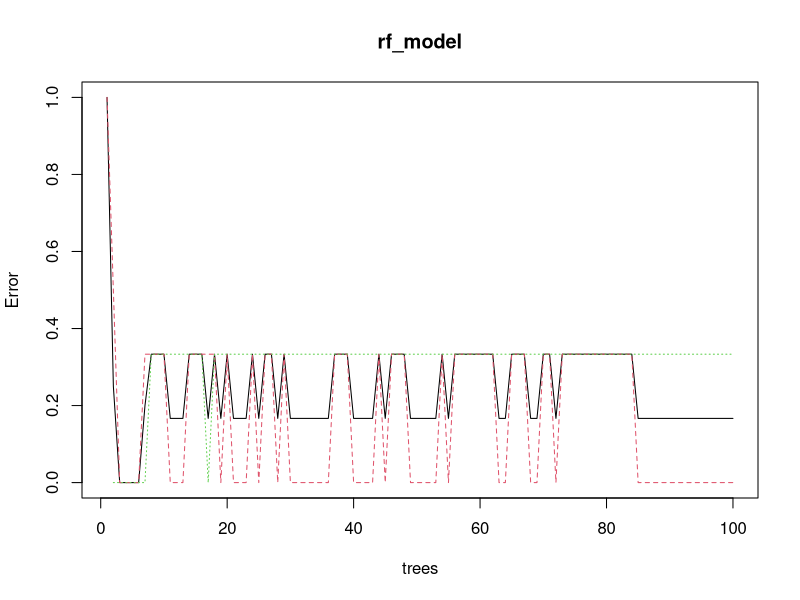
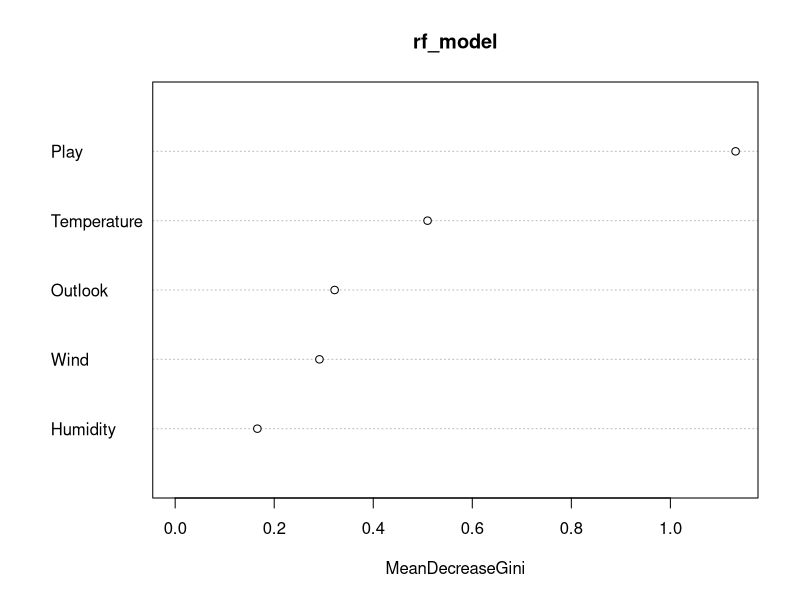

Recreate these plots in R, in order.
data <- data.frame(
  Outlook = c("Sunny", "Sunny", "Overcast", "Rainy", "Sunny", "Overcast", "Rainy", "Sunny", "Overcast", "Sunny"),
  Temperature = c("Hot", "Hot", "Mild", "Cool", "Hot", "Mild", "Cool", "Hot", "Cool", "Hot"),
  Humidity = c("High", "High", "Low", "Low", "High", "Low", "Low", "High", "Low", "High"),
  Wind = c("Weak", "Weak", "Strong", "Strong", "Weak", "Strong", "Weak", "Weak", "Strong", "Weak"),
  Play = c("Yes", "Yes", "Yes", "No", "Yes", "No", "No", "Yes", "No", "Yes")
)


dim(data)
str(data)

data$Outlook = as.factor(data$Outlook)
data$Temperature = as.factor(data$Temperature)
data$Humidity = as.factor(data$Humidity)
data$Wind = as.factor(data$Wind)
data$Play = as.factor(data$Play)

install.packages("randomForest")
install.packages("caTools")

library(randomForest)
library(caTools)

split <- sample.split(data, SplitRatio = 0.7)

train <- subset(data, split == TRUE)
test <- subset(data, split == FALSE)


rf_model <- randomForest(
  x = train,
  y = train$Play,
  ntree = 100
)

y_preds <- predict(rf_model, newdata = test)

conmat <- table(test$Play, y_preds)
conmat

plot(rf_model)
importance(rf_model)
varImpPlot(rf_model)
